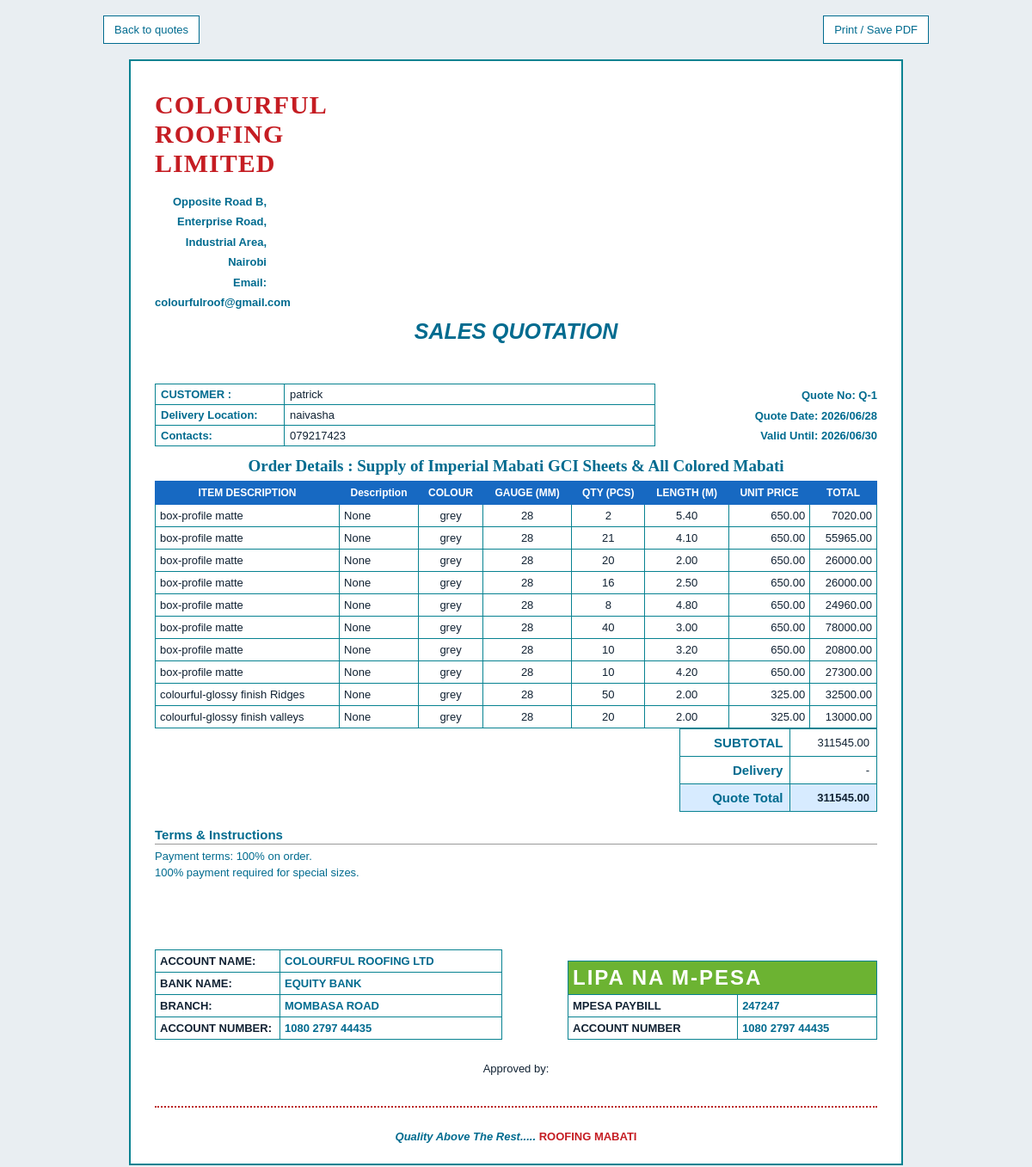
The app's page /quotes/9/ with its own data.
### Quote/models.py (models this page shows, shortened)
class Quote(models.Model):
    quote_number = models.CharField(max_length=20, unique=True, blank=True, null=True)
    customer = models.ForeignKey(Customer, on_delete=models.CASCADE)
    date_created = models.DateTimeField(auto_now_add=True)
    valid_until = models.DateTimeField()
    delivery_cost = models.DecimalField(max_digits=10, decimal_places=2, default=0.00)
    subtotal = models.DecimalField(max_digits=10, decimal_places=2, default=0.00)
    total = models.DecimalField(max_digits=10, decimal_places=2, default=0.00)
    notes = models.TextField(blank=True, null=True)

class Customer(models.Model):
    name = models.CharField(max_length=100)
    email = models.EmailField(unique=True)
    phone_number = models.CharField(max_length=15, blank=True, null=True)
    address = models.TextField(blank=True, null=True)

class QuoteItem(models.Model):
    quote = models.ForeignKey('Quote', on_delete=models.CASCADE, related_name='items')
    product = models.ForeignKey(Product, on_delete=models.CASCADE)
    description = models.TextField(blank=True, null=True)
    color = models.CharField(max_length=50, blank=True, null=True)
    gauge = models.CharField(max_length=50, blank=True, null=True)
    quantity = models.PositiveIntegerField()
    length = models.DecimalField(max_digits=10, decimal_places=2, blank=True, null=True)
    unit_price = models.DecimalField(max_digits=10, decimal_places=2)
    item_total = models.DecimalField(max_digits=10, decimal_places=2)

class Product(models.Model):
    name = models.CharField(max_length=100)
    price = models.DecimalField(max_digits=10, decimal_places=2)
    color = models.CharField(max_length=50, blank=True, null=True)
    gauge = models.CharField(max_length=50, blank=True, null=True)
    description = models.TextField(blank=True, null=True)

### Quote/views.py (the view)
# urls.py: path('quotes/<int:pk>/', views.quote_detail, name='quote_detail'),
def quote_detail(request, pk):
    quote = get_object_or_404(
        Quote.objects.select_related('customer').prefetch_related('items__product'),
        pk=pk,
    )
    return render(request, 'quote_detail.html', {'quote': quote})

### Quote/templates/quote_detail.html (shortened to what this page needs)
<!doctype html>
<html lang="en">
<head>
</head>
<body>
    <div class="toolbar">
        <a href="{% url 'quote_list' %}">Back to quotes</a>
        <button type="button" onclick="window.print()">Print / Save PDF</button>
    </div>
    <main class="page">
        <header class="company-header">
            <div>
                <h1 class="company-name">COLOURFUL ROOFING LIMITED</h1>
                <div class="company-contact">
                    Opposite Road B, Enterprise Road, Industrial Area, Nairobi<br>
                    Email: colourfulroof@gmail.com
                </div>
            </div>
        </header>
        <h2 class="title">SALES QUOTATION</h2>
        <section class="quote-meta">
            <table class="customer-box">
                <tr>
                    <th>CUSTOMER :</th>
                    <td>{{ quote.customer.name }}</td>
                </tr>
                <tr>
                    <th>Delivery Location:</th>
                    <td>{{ quote.customer.address|default:"" }}</td>
                </tr>
                <tr>
                    <th>Contacts:</th>
                    <td>{{ quote.customer.phone_number|default:quote.customer.email }}</td>
                </tr>
            </table>
            <div class="date-box">
                Quote No: {{ quote.quote_number }}<br>
                Quote Date: {{ quote.date_created|date:"Y/m/d" }}<br>
                Valid Until: {{ quote.valid_until|date:"Y/m/d" }}
            </div>
        </section>
        <h2 class="order-title">
            Order Details : Supply of Imperial Mabati GCI Sheets &amp; All Colored Mabati
        </h2>
        {% if quote.items.all %}
        <div class="items-wrap">
            <table class="items-table">
                <thead>
                    <tr>
                        <th>ITEM DESCRIPTION</th>
                        <th>Description</th>
                        <th>COLOUR</th>
                        <th>GAUGE (MM)</th>
                        <th>QTY (PCS)</th>
                        <th>LENGTH (M)</th>
                        <th>UNIT PRICE</th>
                        <th>TOTAL</th>
                    </tr>
                </thead>
                <tbody>
                    {% for item in quote.items.all %}
                        <tr>
                            <td>{{ item.product.name }}</td>
                            <td>{{ item.description }}</td>
                            <td class="center">{{ item.color }}</td>
                            <td class="center">{{ item.gauge }}</td>
                            <td class="center">{{ item.quantity }}</td>
                            <td class="center">{{ item.length|default:"-" }}</td>
                            <td class="number">{{ item.unit_price }}</td>
                            <td class="number">{{ item.item_total }}</td>
                        </tr>
                    {% endfor %}
                </tbody>
            </table>
        </div>
        {% else %}
            <p>No items have been added to this quote.</p>
        {% endif %}
        <div class="totals-wrap">
            <table class="totals-table">
                <tr>
                    <th>SUBTOTAL</th>
                    <td class="number">{{ quote.subtotal }}</td>
                </tr>
                <tr>
                    <th>Delivery</th>
                    <td class="number">{{ quote.delivery_cost|default:"-" }}</td>
                </tr>
                <tr class="grand-total">
                    <th>Quote Total</th>
                    <td class="number">{{ quote.total }}</td>
                </tr>
            </table>
        </div>
        <section class="terms">
            <h2>Terms &amp; Instructions</h2>
            {% if quote.notes %}
                <p>{{ quote.notes }}</p>
            {% else %}
                <p>Payment terms: 100% on order.</p>
                <p>100% payment required for special sizes.</p>
            {% endif %}
        </section>
        <section class="payment-row">
            <table class="bank-table">
                <tr>
                    <th>ACCOUNT NAME:</th>
                    <td>COLOURFUL ROOFING LTD</td>
                </tr>
                <tr>
                    <th>BANK NAME:</th>
                    <td>EQUITY BANK</td>
                </tr>
                <tr>
                    <th>BRANCH:</th>
                    <td>MOMBASA ROAD</td>
                </tr>
                <tr>
                    <th>ACCOUNT NUMBER:</th>
                    <td>1080 2797 44435</td>
                </tr>
            </table>
            <table class="mpesa-table">
                <tr>
                    <th colspan="2" class="mpesa-title">LIPA NA M-PESA</th>
                </tr>
                <tr>
                    <th>MPESA PAYBILL</th>
                    <td>247247</td>
                </tr>
                <tr>
                    <th>ACCOUNT NUMBER</th>
                    <td>1080 2797 44435</td>
                </tr>
            </table>
        </section>
        <div class="approval">Approved by:</div>
        <footer class="footer-line">
            <div class="tagline">Quality Above The Rest..... <span>ROOFING MABATI</span></div>
        </footer>
    </main>
</body>
</html>

### Quote/templates/quote_detail.html (style rules this page uses)
:root { --blue: #006b8f; --dark-blue: #105ca8; --red: #c51d23; --line: #078291; --soft: #f4fbfd; }
* { box-sizing: border-box; }
body { margin: 0; background: #e9eef2; color: #123; font-family: Arial, Helvetica, sans-serif; font-size: 13px; }
.toolbar { max-width: 960px; margin: 18px auto; display: flex; justify-content: space-between; gap: 12px; }
.toolbar a, .toolbar button { border: 1px solid var(--blue); background: #fff; color: var(--blue); cursor: pointer; font: inherit; padding: 8px 12px; text-decoration: none; }
.page { max-width: 900px; width: calc(100% - 24px); min-height: 1100px; margin: 0 auto 28px; padding: 34px 28px 24px; background: #fff; border: 2px solid var(--line); }
.company-header { display: grid; grid-template-columns: 130px 1fr; gap: 18px; align-items: center; }
.company-name { margin: 0; color: var(--red); font-family: Georgia, 'Times New Roman', serif; font-size: 30px; letter-spacing: 1px; text-align: center; }
.company-contact { margin-top: 16px; color: var(--blue); font-weight: 700; line-height: 1.8; text-align: right; }
.title { margin: 8px 0 46px; color: var(--blue); font-size: 25px; font-style: italic; text-align: center; }
.quote-meta { display: grid; grid-template-columns: 1fr 230px; gap: 28px; align-items: start; }
.customer-box { border-collapse: collapse; width: 100%; }
.customer-box th, .customer-box td { border: 1px solid var(--line); height: 24px; padding: 4px 6px; text-align: left; }
.customer-box th { width: 150px; color: var(--blue); font-weight: 700; }
.date-box { color: var(--blue); font-weight: 700; line-height: 1.8; padding-top: 2px; text-align: right; }
.order-title { margin: 12px 0 6px; color: var(--blue); font-family: Georgia, 'Times New Roman', serif; font-size: 19px; font-weight: 700; text-align: center; }
.items-table, .totals-table, .bank-table, .mpesa-table { border-collapse: collapse; }
.items-table { min-width: 760px; width: 100%; }
.items-table th { background: #1769c2; border: 1px solid #1769c2; color: #fff; font-size: 12px; padding: 6px 5px; text-align: center; }
.items-table td { border: 1px solid var(--line); padding: 5px; }
.number { text-align: right; }
.center { text-align: center; }
.totals-wrap { display: flex; justify-content: flex-end; }
.items-wrap { overflow-x: auto; width: 100%; }
.totals-table { width: 230px; }
.totals-table th, .totals-table td { border: 1px solid var(--line); padding: 7px 8px; }
.totals-table th { color: var(--blue); font-size: 15px; text-align: right; }
.grand-total th, .grand-total td { background: #d7ebff; font-weight: 700; }
.terms { margin-top: 18px; color: var(--blue); }
.terms h2 { border-bottom: 1px solid #999; font-size: 15px; margin: 0 0 6px; padding-bottom: 2px; }
.terms p { margin: 4px 0; }
.payment-row { display: grid; grid-template-columns: 1fr 360px; gap: 76px; align-items: end; margin-top: 82px; }
.bank-table, .mpesa-table { width: 100%; }
.bank-table th, .bank-table td, .mpesa-table th, .mpesa-table td { border: 1px solid var(--line); padding: 5px; text-align: left; }
.bank-table th { width: 145px; }
.bank-table td, .mpesa-table td { color: var(--blue); font-weight: 700; }
.mpesa-title { background: #6cb332; color: #fff; font-size: 24px; font-weight: 700; letter-spacing: 2px; text-align: center; }
.approval { margin: 26px 0 36px; text-align: center; }
.footer-line { border-top: 2px dotted #b22; margin-top: 18px; padding-top: 26px; text-align: center; }
.tagline { color: var(--blue); font-style: italic; font-weight: 700; }
.tagline span { color: var(--red); font-style: normal; }

### records on screen
Quote: customer.name "patrick", customer.address "naivasha", customer.phone_number "079217423", quote_number "Q-1", date_created "2026/06/28", valid_until "2026/06/30", subtotal "311545.00", delivery_cost "-", total "311545.00"
QuoteItem: product.name "box-profile matte", description "None", color "grey", gauge "28", quantity "2", length "5.40", unit_price "650.00", item_total "7020.00"
QuoteItem: product.name "box-profile matte", description "None", color "grey", gauge "28", quantity "21", length "4.10", unit_price "650.00", item_total "55965.00"
QuoteItem: product.name "box-profile matte", description "None", color "grey", gauge "28", quantity "20", length "2.00", unit_price "650.00", item_total "26000.00"
QuoteItem: product.name "box-profile matte", description "None", color "grey", gauge "28", quantity "16", length "2.50", unit_price "650.00", item_total "26000.00"
QuoteItem: product.name "box-profile matte", description "None", color "grey", gauge "28", quantity "8", length "4.80", unit_price "650.00", item_total "24960.00"
QuoteItem: product.name "box-profile matte", description "None", color "grey", gauge "28", quantity "40", length "3.00", unit_price "650.00", item_total "78000.00"
QuoteItem: product.name "box-profile matte", description "None", color "grey", gauge "28", quantity "10", length "3.20", unit_price "650.00", item_total "20800.00"
QuoteItem: product.name "box-profile matte", description "None", color "grey", gauge "28", quantity "10", length "4.20", unit_price "650.00", item_total "27300.00"
QuoteItem: product.name "colourful-glossy finish Ridges", description "None", color "grey", gauge "28", quantity "50", length "2.00", unit_price "325.00", item_total "32500.00"
QuoteItem: product.name "colourful-glossy finish valleys", description "None", color "grey", gauge "28", quantity "20", length "2.00", unit_price "325.00", item_total "13000.00"
